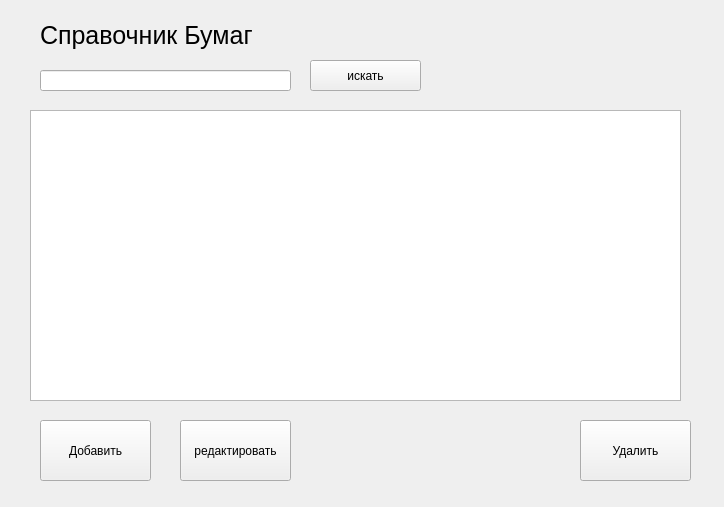
<?xml version="1.0" encoding="UTF-8"?>
<ui version="4.0">
 <class>Form</class>
 <widget class="QWidget" name="Form">
  <property name="geometry">
   <rect>
    <x>0</x>
    <y>0</y>
    <width>724</width>
    <height>507</height>
   </rect>
  </property>
  <property name="windowTitle">
   <string>Form</string>
  </property>
  <widget class="QPushButton" name="addPushButton">
   <property name="geometry">
    <rect>
     <x>40</x>
     <y>420</y>
     <width>111</width>
     <height>61</height>
    </rect>
   </property>
   <property name="text">
    <string>Добавить</string>
   </property>
  </widget>
  <widget class="QTableWidget" name="tableWidget">
   <property name="geometry">
    <rect>
     <x>30</x>
     <y>110</y>
     <width>651</width>
     <height>291</height>
    </rect>
   </property>
  </widget>
  <widget class="QPushButton" name="editPushButton">
   <property name="geometry">
    <rect>
     <x>180</x>
     <y>420</y>
     <width>111</width>
     <height>61</height>
    </rect>
   </property>
   <property name="text">
    <string>редактировать</string>
   </property>
  </widget>
  <widget class="QPushButton" name="deletePushButton">
   <property name="geometry">
    <rect>
     <x>580</x>
     <y>420</y>
     <width>111</width>
     <height>61</height>
    </rect>
   </property>
   <property name="text">
    <string>Удалить</string>
   </property>
  </widget>
  <widget class="QPushButton" name="searchPushButton">
   <property name="geometry">
    <rect>
     <x>310</x>
     <y>60</y>
     <width>111</width>
     <height>31</height>
    </rect>
   </property>
   <property name="text">
    <string>искать</string>
   </property>
  </widget>
  <widget class="QLabel" name="label">
   <property name="geometry">
    <rect>
     <x>40</x>
     <y>20</y>
     <width>281</width>
     <height>31</height>
    </rect>
   </property>
   <property name="font">
    <font>
     <pointsize>19</pointsize>
    </font>
   </property>
   <property name="text">
    <string>Справочник Бумаг</string>
   </property>
  </widget>
  <widget class="QLineEdit" name="searchLineEdit">
   <property name="geometry">
    <rect>
     <x>40</x>
     <y>70</y>
     <width>251</width>
     <height>21</height>
    </rect>
   </property>
  </widget>
 </widget>
 <resources/>
 <connections/>
</ui>
